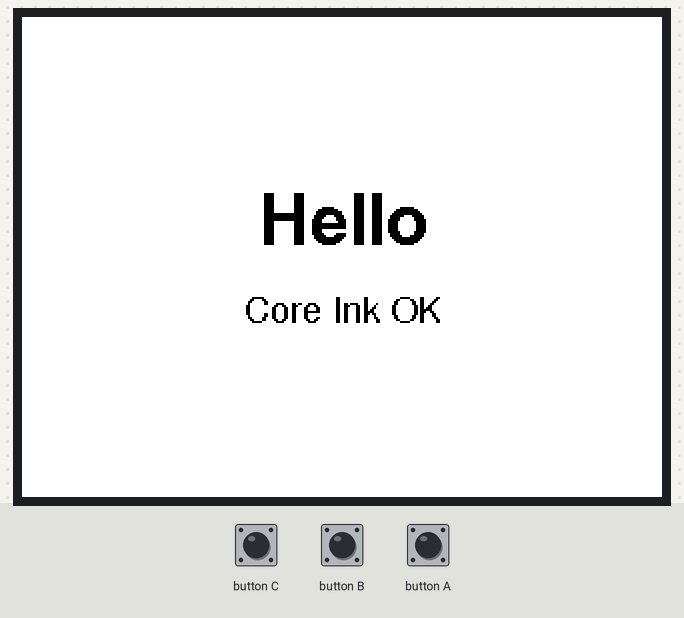
Simulated run of this sketch. Board: ESP32. Shown: 320×240 colour display. The inputs (shaded band) are chosen by the test bench. What the sketch prints to the serial monitor is not drawn.

Above: at 1.4 s.

The sketch:

hello_coreink.ino
```cpp
#include <M5Unified.h>

void setup() {
  auto cfg = M5.config();
  M5.begin(cfg);

  Serial.begin(115200);
  Serial.println("Hello from M5Stack Core Ink!");

  M5.Display.setEpdMode(epd_mode_t::epd_quality);
  M5.Display.fillScreen(TFT_WHITE);
  M5.Display.setTextColor(TFT_BLACK, TFT_WHITE);
  M5.Display.setTextDatum(middle_center);
  M5.Display.setFont(&fonts::FreeSansBold18pt7b);
  M5.Display.drawString("Hello", M5.Display.width() / 2, M5.Display.height() / 2 - 20);
  M5.Display.setFont(&fonts::FreeSans9pt7b);
  M5.Display.drawString("Core Ink OK", M5.Display.width() / 2, M5.Display.height() / 2 + 25);
}

void loop() {
  M5.update();
  if (M5.BtnA.wasPressed()) {
    Serial.println("Button pressed");
  }
  static uint32_t last = 0;
  if (millis() - last > 5000) {
    last = millis();
    Serial.printf("Uptime: %lu s, battery: %d%%\n", millis() / 1000, M5.Power.getBatteryLevel());
  }
  delay(10);
}
```
